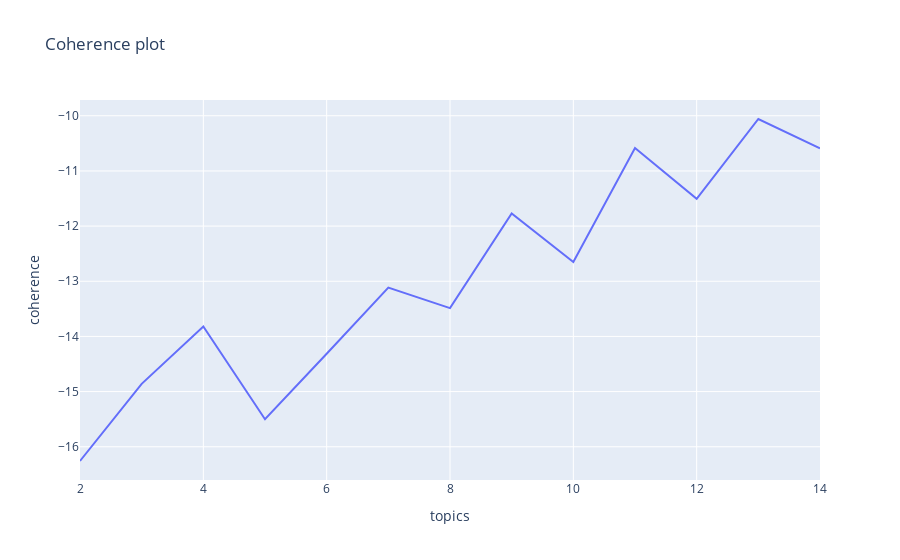

Notebook code for this chart:
### Code cell
fig = px.line(post_ts_df, x='topics', y='coherence', title='Coherence plot')
fig.show()

### Figure 1 — Plotly figure (JSON) as saved in the notebook; plotly's stock layout.template omitted (floating-point values rounded to 4 significant figures)
{"data": [{"hovertemplate": "topics=%{x}<br>coherence=%{y}<extra></extra>", "legendgroup": "", "line": {"color": "#636efa", "dash": "solid"}, "marker": {"symbol": "circle"}, "mode": "lines", "name": "", "orientation": "v", "showlegend": false, "type": "scatter", "x": [2, 3, 4, 5, 6, 7, 8, 9, 10, 11, 12, 13, 14], "xaxis": "x", "y": [-16.26, -14.86, -13.82, -15.5, -14.31, -13.12, -13.49, -11.77, -12.65, -10.59, -11.51, -10.06, -10.59], "yaxis": "y"}], "layout": {"legend": {"tracegroupgap": 0}, "title": {"text": "Coherence plot"}, "xaxis": {"anchor": "y", "domain": [0, 1], "title": {"text": "topics"}}, "yaxis": {"anchor": "x", "domain": [0, 1], "title": {"text": "coherence"}}}}
